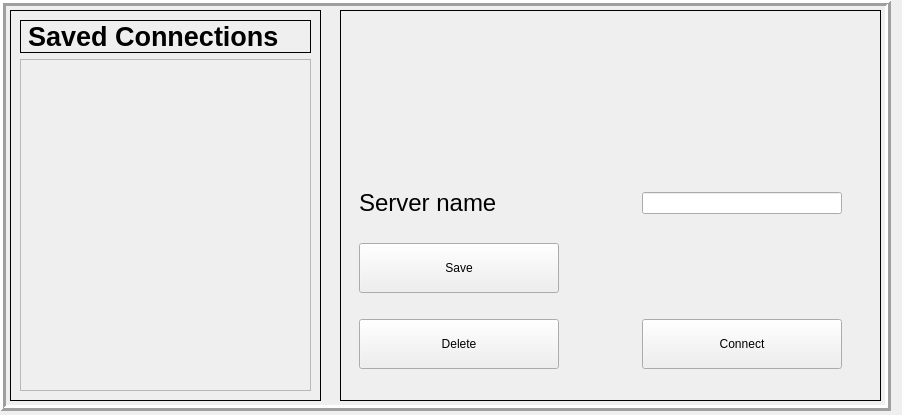
<?xml version="1.0" encoding="UTF-8"?>
<!-- @file mainwindow.ui -->
<!-- UI file for the initial main window of the application -->
<!-- UI designed by Filip Januška and generated with Qt Creator -->

<ui version="4.0">
 <class>MainWindow</class>
 <widget class="QMainWindow" name="MainWindow">
  <property name="geometry">
   <rect>
    <x>0</x>
    <y>0</y>
    <width>902</width>
    <height>415</height>
   </rect>
  </property>
  <property name="sizePolicy">
   <sizepolicy hsizetype="Fixed" vsizetype="Fixed">
    <horstretch>0</horstretch>
    <verstretch>0</verstretch>
   </sizepolicy>
  </property>
  <property name="windowTitle">
   <string>MainWindow</string>
  </property>
  <widget class="QWidget" name="centralwidget">
   <widget class="QWidget" name="verticalLayoutWidget">
    <property name="geometry">
     <rect>
      <x>9</x>
      <y>9</y>
      <width>322</width>
      <height>391</height>
     </rect>
    </property>
    <layout class="QVBoxLayout" name="verticalLayout"/>
   </widget>
   <widget class="QFrame" name="rightFrame_grid">
    <property name="geometry">
     <rect>
      <x>340</x>
      <y>10</y>
      <width>551</width>
      <height>391</height>
     </rect>
    </property>
    <layout class="QGridLayout" name="gridLayout">
     <item row="1" column="3">
      <widget class="QLineEdit" name="input_ServerName">
       <property name="sizePolicy">
        <sizepolicy hsizetype="Expanding" vsizetype="Fixed">
         <horstretch>0</horstretch>
         <verstretch>0</verstretch>
        </sizepolicy>
       </property>
      </widget>
     </item>
     <item row="4" column="3">
      <widget class="QPushButton" name="ConnectButton">
       <property name="sizePolicy">
        <sizepolicy hsizetype="Fixed" vsizetype="Fixed">
         <horstretch>0</horstretch>
         <verstretch>0</verstretch>
        </sizepolicy>
       </property>
       <property name="minimumSize">
        <size>
         <width>200</width>
         <height>50</height>
        </size>
       </property>
       <property name="text">
        <string>Connect</string>
       </property>
      </widget>
     </item>
     <item row="4" column="1">
      <widget class="QPushButton" name="DeleteButton">
       <property name="sizePolicy">
        <sizepolicy hsizetype="Fixed" vsizetype="Fixed">
         <horstretch>0</horstretch>
         <verstretch>0</verstretch>
        </sizepolicy>
       </property>
       <property name="minimumSize">
        <size>
         <width>200</width>
         <height>50</height>
        </size>
       </property>
       <property name="text">
        <string>Delete</string>
       </property>
      </widget>
     </item>
     <item row="1" column="1">
      <widget class="QLabel" name="text_ServerName">
       <property name="sizePolicy">
        <sizepolicy hsizetype="Fixed" vsizetype="Fixed">
         <horstretch>0</horstretch>
         <verstretch>0</verstretch>
        </sizepolicy>
       </property>
       <property name="font">
        <font>
         <pointsize>18</pointsize>
        </font>
       </property>
       <property name="layoutDirection">
        <enum>Qt::LeftToRight</enum>
       </property>
       <property name="text">
        <string>Server name</string>
       </property>
       <property name="textFormat">
        <enum>Qt::AutoText</enum>
       </property>
       <property name="alignment">
        <set>Qt::AlignLeading|Qt::AlignLeft|Qt::AlignVCenter</set>
       </property>
       <property name="margin">
        <number>10</number>
       </property>
      </widget>
     </item>
     <item row="0" column="1">
      <spacer name="verticalSpacer">
       <property name="orientation">
        <enum>Qt::Vertical</enum>
       </property>
       <property name="sizeType">
        <enum>QSizePolicy::Fixed</enum>
       </property>
       <property name="sizeHint" stdset="0">
        <size>
         <width>20</width>
         <height>150</height>
        </size>
       </property>
      </spacer>
     </item>
     <item row="2" column="1">
      <widget class="QPushButton" name="SaveButton">
       <property name="sizePolicy">
        <sizepolicy hsizetype="Fixed" vsizetype="Fixed">
         <horstretch>0</horstretch>
         <verstretch>0</verstretch>
        </sizepolicy>
       </property>
       <property name="minimumSize">
        <size>
         <width>200</width>
         <height>50</height>
        </size>
       </property>
       <property name="layoutDirection">
        <enum>Qt::LeftToRight</enum>
       </property>
       <property name="text">
        <string>Save</string>
       </property>
      </widget>
     </item>
     <item row="2" column="0">
      <spacer name="horizontalSpacer_2">
       <property name="orientation">
        <enum>Qt::Horizontal</enum>
       </property>
       <property name="sizeType">
        <enum>QSizePolicy::Fixed</enum>
       </property>
       <property name="sizeHint" stdset="0">
        <size>
         <width>10</width>
         <height>20</height>
        </size>
       </property>
      </spacer>
     </item>
     <item row="1" column="4">
      <spacer name="horizontalSpacer">
       <property name="orientation">
        <enum>Qt::Horizontal</enum>
       </property>
       <property name="sizeType">
        <enum>QSizePolicy::Fixed</enum>
       </property>
       <property name="sizeHint" stdset="0">
        <size>
         <width>40</width>
         <height>20</height>
        </size>
       </property>
      </spacer>
     </item>
     <item row="4" column="2">
      <spacer name="horizontalSpacer_3">
       <property name="orientation">
        <enum>Qt::Horizontal</enum>
       </property>
       <property name="sizeHint" stdset="0">
        <size>
         <width>40</width>
         <height>20</height>
        </size>
       </property>
      </spacer>
     </item>
     <item row="2" column="3">
      <widget class="QLabel" name="text_error">
       <property name="font">
        <font>
         <pointsize>12</pointsize>
         <weight>75</weight>
         <bold>true</bold>
        </font>
       </property>
       <property name="styleSheet">
        <string notr="true">color: rgb(255, 0, 4);</string>
       </property>
       <property name="text">
        <string/>
       </property>
       <property name="alignment">
        <set>Qt::AlignCenter</set>
       </property>
      </widget>
     </item>
    </layout>
   </widget>
   <widget class="QFrame" name="outterFrame">
    <property name="geometry">
     <rect>
      <x>0</x>
      <y>0</y>
      <width>891</width>
      <height>411</height>
     </rect>
    </property>
    <property name="frameShape">
     <enum>QFrame::Box</enum>
    </property>
    <property name="frameShadow">
     <enum>QFrame::Raised</enum>
    </property>
    <property name="lineWidth">
     <number>3</number>
    </property>
    <widget class="QFrame" name="rightFrame">
     <property name="geometry">
      <rect>
       <x>340</x>
       <y>10</y>
       <width>541</width>
       <height>391</height>
      </rect>
     </property>
     <property name="frameShape">
      <enum>QFrame::Box</enum>
     </property>
     <property name="frameShadow">
      <enum>QFrame::Plain</enum>
     </property>
    </widget>
    <widget class="QFrame" name="leftFrame">
     <property name="geometry">
      <rect>
       <x>10</x>
       <y>10</y>
       <width>311</width>
       <height>391</height>
      </rect>
     </property>
     <property name="frameShape">
      <enum>QFrame::Box</enum>
     </property>
     <property name="frameShadow">
      <enum>QFrame::Plain</enum>
     </property>
     <layout class="QVBoxLayout" name="verticalLayout_5">
      <item>
       <widget class="QLabel" name="text_SavedConnections">
        <property name="sizePolicy">
         <sizepolicy hsizetype="Expanding" vsizetype="Fixed">
          <horstretch>0</horstretch>
          <verstretch>0</verstretch>
         </sizepolicy>
        </property>
        <property name="font">
         <font>
          <pointsize>20</pointsize>
          <weight>75</weight>
          <bold>true</bold>
         </font>
        </property>
        <property name="frameShape">
         <enum>QFrame::Box</enum>
        </property>
        <property name="frameShadow">
         <enum>QFrame::Plain</enum>
        </property>
        <property name="text">
         <string>Saved Connections</string>
        </property>
       </widget>
      </item>
      <item>
       <widget class="QScrollArea" name="scrollConnections">
        <property name="sizePolicy">
         <sizepolicy hsizetype="Expanding" vsizetype="Expanding">
          <horstretch>0</horstretch>
          <verstretch>0</verstretch>
         </sizepolicy>
        </property>
        <property name="widgetResizable">
         <bool>true</bool>
        </property>
        <widget class="QWidget" name="scrollAreaWidgetContents_3">
         <property name="geometry">
          <rect>
           <x>0</x>
           <y>0</y>
           <width>289</width>
           <height>328</height>
          </rect>
         </property>
         <layout class="QVBoxLayout" name="verticalLayout_4"/>
        </widget>
       </widget>
      </item>
     </layout>
    </widget>
   </widget>
   <zorder>verticalLayoutWidget</zorder>
   <zorder>outterFrame</zorder>
   <zorder>rightFrame_grid</zorder>
  </widget>
 </widget>
 <resources/>
 <connections/>
</ui>
